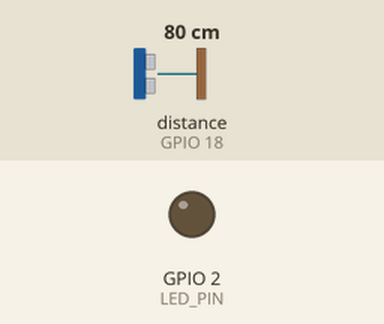
This sketch was run on a simulated ESP32. Parts: output pins drawn as LEDs (lit = HIGH). Inputs (shaded band) come from the test bench; at power-on: distance to the obstacle (sensor on GPIO 18) 80 cm. The echo pulse lasts 58.3 µs per cm; WiFi joins after 1.5 s; servers stay silent unless stated; uploads are accepted with an empty reply; random numbers use the default seed unless the sketch sets one; pins used as bus, display or sensor lines are not drawn; what the sketch prints to the serial monitor is not drawn.

Above: at 16.8 s.
At 31.2 s:
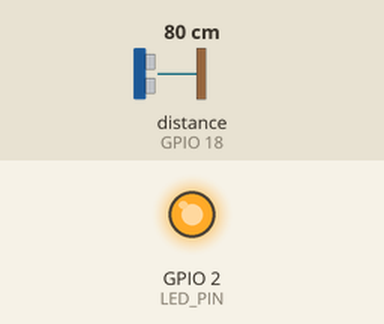
Timing chart, 0 to 43.3 s (numbered marks = the images above):
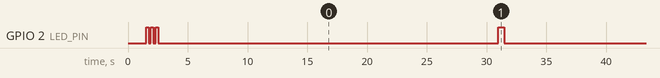

Measured:
- by itself, GPIO 2 (LED_PIN): goes LOW 0.20 s, HIGH 0.20 s, LOW 0.20 s, HIGH 0.20 s, 4 × (LOW 28.4 s, HIGH 0.50 s), then LOW

The sketch:

esp32_hr_sensor_simple.ino
```cpp
/*
 * ESP32 HR (Ultrasonic) Sensor - Simple Version
 *
 * Easy to configure and deploy
 * Perfect for quick setup and testing
 *
 * Hardware: ESP32 + HC-SR04 Ultrasonic Sensor
 *
 * Configuration Steps:
 * 1. Update WiFi credentials
 * 2. Update sensor ID and bin ID
 * 3. Update bin coordinates
 * 4. Upload to ESP32
 */

#include <WiFi.h>
#include <HTTPClient.h>
#include <ArduinoJson.h>

// ===== CONFIGURATION - UPDATE THESE VALUES =====
const char* ssid = "YOUR_WIFI_SSID";           // Your WiFi name
const char* password = "YOUR_WIFI_PASSWORD";   // Your WiFi password
const char* server_url = "http://172.20.10.6:8000";  // Your Django server IP
String sensorId = "ESP32_HR_SENSOR_001";     // Unique sensor ID
String binId = "BIN001";                      // Bin ID this sensor monitors
float binLatitude = 4.0725;                   // Bin latitude
float binLongitude = 9.7634;                  // Bin longitude
// ===============================================

// Hardware pins
const int TRIG_PIN = 5;    // Ultrasonic sensor trigger pin
const int ECHO_PIN = 18;   // Ultrasonic sensor echo pin
const int LED_PIN = 2;     // Status LED pin

// Timing
const unsigned long SEND_INTERVAL = 30000; // Send every 30 seconds

// Global variables
unsigned long lastSendTime = 0;

void setup() {
  Serial.begin(115200);
  Serial.println("🚀 ESP32 HR Sensor Starting...");
  Serial.println("📋 Configuration:");
  Serial.print("   Sensor ID: ");
  Serial.println(sensorId);
  Serial.print("   Bin ID: ");
  Serial.println(binId);
  Serial.print("   Server: ");
  Serial.println(server_url);

  // Initialize hardware
  pinMode(TRIG_PIN, OUTPUT);
  pinMode(ECHO_PIN, INPUT);
  pinMode(LED_PIN, OUTPUT);

  // Initialize ultrasonic sensor
  digitalWrite(TRIG_PIN, LOW);
  delayMicroseconds(2);

  // Connect to WiFi
  connectToWiFi();

  // Blink LED to indicate startup
  blinkLED(3, 200);

  Serial.println("✅ Setup completed!");
  Serial.println("🔄 Starting main loop...");
}

void loop() {
  // Check WiFi connection
  if (WiFi.status() != WL_CONNECTED) {
    Serial.println("❌ WiFi disconnected, reconnecting...");
    connectToWiFi();
    return;
  }

  // Send sensor data at intervals
  if (millis() - lastSendTime >= SEND_INTERVAL) {
    sendSensorData();
    lastSendTime = millis();
  }

  delay(1000);
}

void connectToWiFi() {
  Serial.print("📡 Connecting to WiFi: ");
  Serial.println(ssid);

  WiFi.begin(ssid, password);

  int attempts = 0;
  while (WiFi.status() != WL_CONNECTED && attempts < 20) {
    delay(500);
    Serial.print(".");
    attempts++;
  }

  if (WiFi.status() == WL_CONNECTED) {
    Serial.println();
    Serial.println("✅ WiFi connected successfully!");
    Serial.print("📡 IP Address: ");
    Serial.println(WiFi.localIP());
    Serial.print("📡 Signal Strength: ");
    Serial.print(WiFi.RSSI());
    Serial.println(" dBm");
  } else {
    Serial.println();
    Serial.println("❌ WiFi connection failed!");
    blinkLED(5, 100); // Rapid blinking for error
  }
}

float readFillLevel() {
  Serial.println("📏 Reading fill level...");

  // Send ultrasonic pulse
  digitalWrite(TRIG_PIN, LOW);
  delayMicroseconds(2);
  digitalWrite(TRIG_PIN, HIGH);
  delayMicroseconds(10);
  digitalWrite(TRIG_PIN, LOW);

  // Read echo
  long duration = pulseIn(ECHO_PIN, HIGH, 30000); // 30ms timeout

  if (duration == 0) {
    Serial.println("⚠️ No echo received, using default value");
    return 50.0; // Default fill level
  }

  // Calculate distance
  float distance = duration * 0.034 / 2; // Speed of sound = 340 m/s

  // Convert distance to fill level percentage
  float fillLevel = 0;
  if (distance >= 200) {
    fillLevel = 0;      // Empty bin
  } else if (distance <= 5) {
    fillLevel = 100;    // Full bin
  } else {
    // Linear interpolation between empty and full
    fillLevel = ((200 - distance) / 195.0) * 100;
  }

  // Ensure fill level is within bounds
  fillLevel = constrain(fillLevel, 0, 100);

  Serial.print("📏 Distance: ");
  Serial.print(distance);
  Serial.print(" cm, Fill Level: ");
  Serial.print(fillLevel);
  Serial.println("%");

  return fillLevel;
}

void sendSensorData() {
  Serial.println("📤 Sending sensor data...");

  // Read sensor values
  float fillLevel = readFillLevel();
  int signalStrength = WiFi.RSSI();

  // Create JSON payload
  DynamicJsonDocument doc(512);
  doc["sensor_id"] = sensorId;
  doc["bin_id"] = binId;
  doc["fill_level"] = fillLevel;
  doc["latitude"] = binLatitude;
  doc["longitude"] = binLongitude;
  doc["organic_percentage"] = random(30, 60);
  doc["plastic_percentage"] = random(20, 40);
  doc["metal_percentage"] = random(10, 30);
  doc["sensor_status"] = "ONLINE";
  doc["battery_level"] = random(80, 100);
  doc["signal_strength"] = signalStrength;
  doc["temperature"] = random(20, 35);
  doc["humidity"] = random(40, 80);

  String jsonString;
  serializeJson(doc, jsonString);

  Serial.println("📊 Data to send:");
  Serial.println(jsonString);

  // Send HTTP POST
  HTTPClient http;
  String url = String(server_url) + "/api/sensor-data/";

  http.begin(url);
  http.addHeader("Content-Type", "application/json");
  http.setTimeout(10000); // 10 second timeout

  Serial.print("🌐 Sending to: ");
  Serial.println(url);

  int httpResponseCode = http.POST(jsonString);

  if (httpResponseCode > 0) {
    String response = http.getString();
    Serial.print("✅ Success! Response Code: ");
    Serial.println(httpResponseCode);
    Serial.print("📥 Response: ");
    Serial.println(response);
    blinkLED(1, 500);
  } else {
    Serial.print("❌ Error: ");
    Serial.println(httpResponseCode);
    Serial.print("❌ Error Details: ");
    Serial.println(http.errorToString(httpResponseCode));
    blinkLED(2, 200);
  }

  http.end();
}

void blinkLED(int times, int delayMs) {
  for (int i = 0; i < times; i++) {
    digitalWrite(LED_PIN, HIGH);
    delay(delayMs);
    digitalWrite(LED_PIN, LOW);
    delay(delayMs);
  }
}

// Test function - call from setup() to test sensor without sending data
void testSensor() {
  Serial.println("🧪 Testing sensor...");

  float fillLevel = readFillLevel();
  int signalStrength = WiFi.RSSI();

  Serial.println("📊 Test Results:");
  Serial.print("   Fill Level: ");
  Serial.print(fillLevel);
  Serial.println("%");
  Serial.print("   Signal Strength: ");
  Serial.print(signalStrength);
  Serial.println(" dBm");
  Serial.print("   WiFi Status: ");
  Serial.println(WiFi.status() == WL_CONNECTED ? "Connected" : "Disconnected");
}
```
